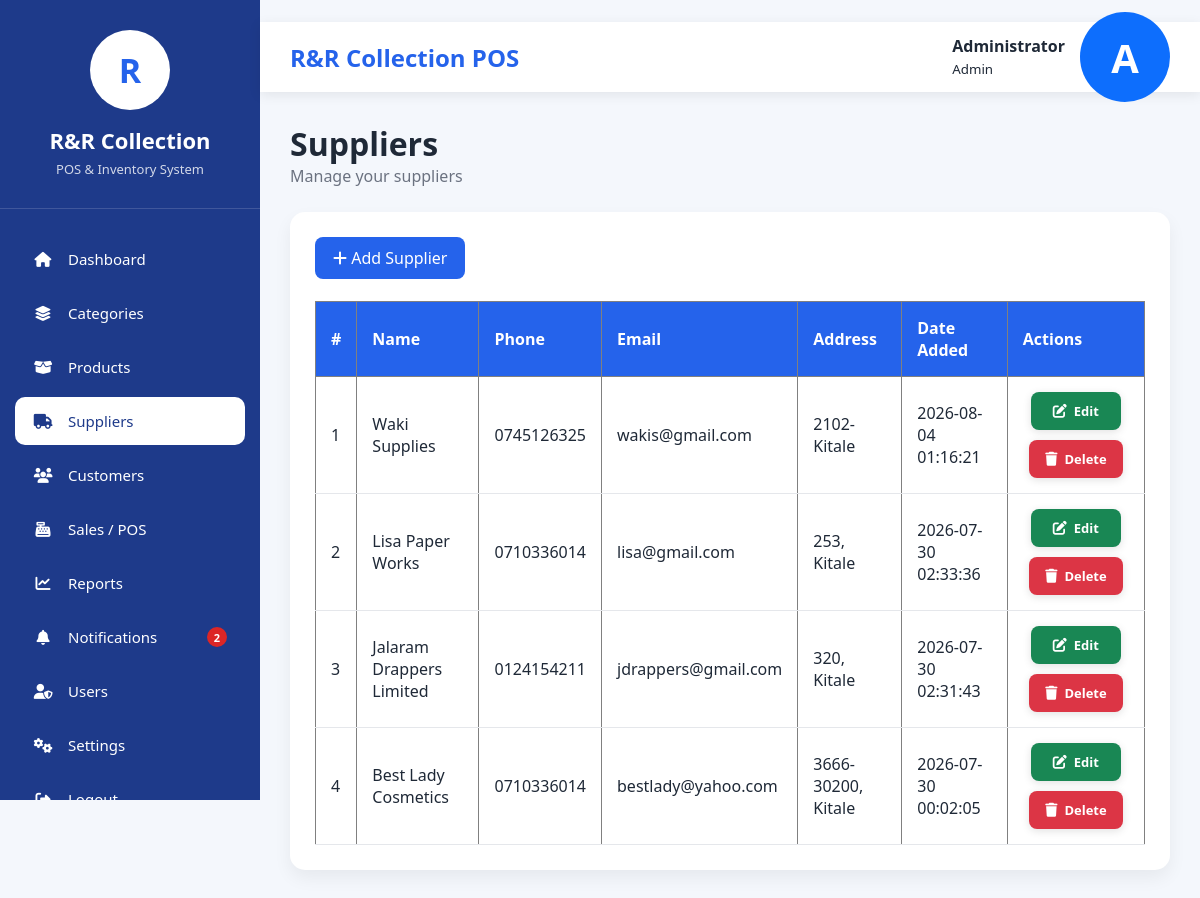
The app's page /admin/suppliers/index.php (signed in) with its own data.
### tables this page shows
CREATE TABLE `suppliers` (
  `id` int(11) NOT NULL AUTO_INCREMENT,
  `supplier_name` varchar(150) NOT NULL,
  `phone` varchar(30) DEFAULT NULL,
  `email` varchar(100) DEFAULT NULL,
  `address` varchar(255) DEFAULT NULL,
  `status` enum('Active','Inactive') NOT NULL DEFAULT 'Active',
  `created_at` datetime NOT NULL DEFAULT current_timestamp(),
  PRIMARY KEY (`id`)
);

### admin/suppliers/index.php (the view, shortened to what this page needs)
<?php
require_once "../../config/database.php";
$query = mysqli_query($conn, "SELECT * FROM suppliers ORDER BY id DESC");
?>
<!DOCTYPE html>
<html lang="en">
<head>
<link rel="stylesheet" href="../../assets/css/dashboard.css">
<link rel="stylesheet" href="../../assets/css/sidebar.css">
<link rel="stylesheet" href="../../assets/css/form.css">
<link rel="stylesheet"
href="https://cdnjs.cloudflare.com/ajax/libs/font-awesome/6.7.2/css/all.min.css">
</head>
<body>
<?php include "../../includes/sidebar.php"; ?>
<div class="main">
<?php include "../../includes/topbar.php"; ?>
<div class="container">
<div class="page-title">
<h1>Suppliers</h1>
<p>Manage your suppliers</p>
</div>
<div class="panel">
<a href="add.php" class="btn">
<i class="fa fa-plus"></i>
Add Supplier
</a>
<br><br>
<table border="1" width="100%" cellpadding="10">
<tr>
<th>#</th>
<th>Name</th>
<th>Phone</th>
<th>Email</th>
<th>Address</th>
<th>Date Added</th>
<th>Actions</th>
</tr>
<?php
$count = 1;
while($row = mysqli_fetch_assoc($query)){
?>
<tr>
<td>
<?php echo $count++; ?>
</td>
<td>
<?php echo $row['supplier_name']; ?>
</td>
<td>
<?php echo $row['phone']; ?>
</td>
<td>
<?php echo $row['email']; ?>
</td>
<td>
<?php echo $row['address']; ?>
</td>
<td>
<?php echo $row['created_at']; ?>
</td>
<td>
    <div class="action-group">
        <a href="edit.php?id=<?php echo $row['id']; ?>" class="action edit">
            <i class="fa fa-edit"></i> Edit
        </a>
        <a href="delete.php?id=<?php echo $row['id']; ?>"
           class="action delete"
           onclick="return confirm('Are you sure you want to delete this supplier?');">
            <i class="fa fa-trash"></i> Delete
        </a>
    </div>
</td>
</tr>
<?php
}
?>
</table>
</div>
</div>
</div>
</body>
</html>

### assets/css/dashboard.css (style rules this page uses)
* { margin:0; padding:0; box-sizing:border-box; font-family:"Segoe UI",sans-serif; }
body { background:#F4F7FC; color:#1F2937; }
.main { margin-left:260px; min-height:100vh; }
.container { padding:30px; }
.page-title { margin-bottom:25px; }
.page-title h1 { font-size:32px; color:#1F2937; }
.page-title p { color:#6B7280; }
.panel { background:#fff; border-radius:15px; padding:25px; box-shadow:0 8px 18px rgba(0,0,0,.06); }
table { width:100%; border-collapse:collapse; }
table th { background:#2563EB; color:white; padding:15px; text-align:left; }
table td { padding:15px; border-bottom:1px solid #E5E7EB; }
.btn { background:#2563EB; color:white; text-decoration:none; padding:10px 18px; border-radius:8px; display:inline-block; }

### assets/css/form.css (style rules this page uses)
.action-group { display:flex; justify-content:center; align-items:center; gap:10px; flex-wrap:wrap; }
.action { display:inline-flex; align-items:center; justify-content:center; gap:7px; min-width:90px; padding:10px 16px; border-radius:8px; text-decoration:none; font-size:13px; font-weight:600; color:#fff; transition:all .25s ease; box-shadow:0 2px 8px rgba(0,0,0,.12); }
.action i { font-size:14px; }
.action:first-child { background:#0d6efd; }
.action.edit { background:#198754; }
.action.delete { background:#dc3545; }

### records on screen
suppliers: supplier_name "Waki Supplies", phone "0745126325", email "wakis@gmail.com", address "2102-Kitale", created_at "2026-08-04 01:16:21"
suppliers: supplier_name "Lisa Paper Works", phone "0710336014", email "lisa@gmail.com", address "253, Kitale", created_at "2026-07-30 02:33:36"
suppliers: supplier_name "Jalaram Drappers Limited", phone "0124154211", email "jdrappers@gmail.com", address "320, Kitale", created_at "2026-07-30 02:31:43"
suppliers: supplier_name "Best Lady Cosmetics", phone "0710336014", email "bestlady@yahoo.com", address "3666-30200, Kitale", created_at "2026-07-30 00:02:05"

### other values on screen
$pendingNotifications "2"
$_SESSION['fullname'] "Administrator"
$_SESSION['role'] "Admin"
substr($_SESSION['fullname'], 0, 1) "A"
